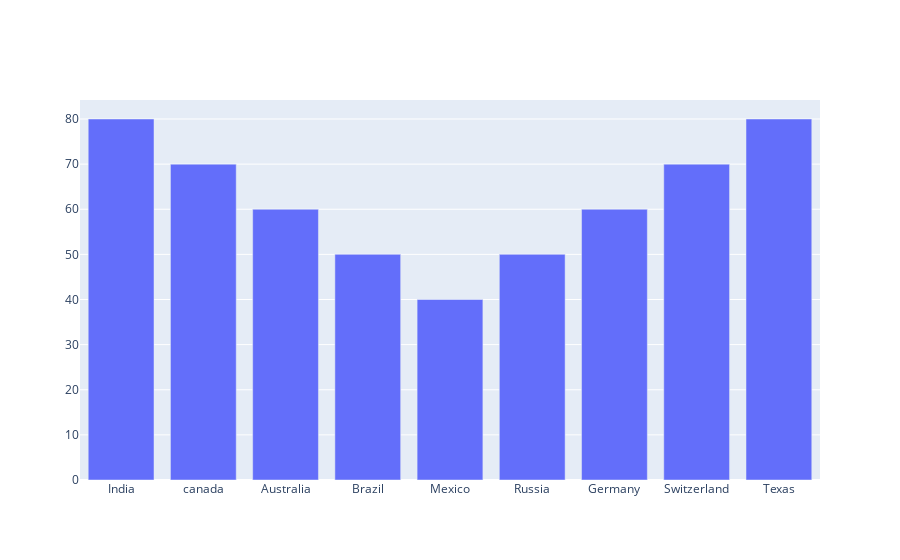

Notebook source saved alongside this figure:
### Code cell
# import all required libraries
import numpy as np
import plotly
import plotly.graph_objects as go
import plotly.offline as pyo
from plotly.offline import init_notebook_mode
 
init_notebook_mode(connected = True)
 
# countries on x-axis
countries=['India', 'canada',
           'Australia','Brazil',
           'Mexico','Russia',
           'Germany','Switzerland',
           'Texas']
 
# plotting corresponding y for each
# country in x
fig = go.Figure([go.Bar(x=countries,
                        y=[80,70,60,50,
                           40,50,60,70,80])])
 
fig.show()

### Figure 1 — Plotly figure (JSON) as saved in the notebook; plotly's stock layout.template omitted (floating-point values rounded to 4 significant figures)
{"data": [{"type": "bar", "x": ["India", "canada", "Australia", "Brazil", "Mexico", "Russia", "Germany", "Switzerland", "Texas"], "y": [80, 70, 60, 50, 40, 50, 60, 70, 80]}], "layout": {}}
